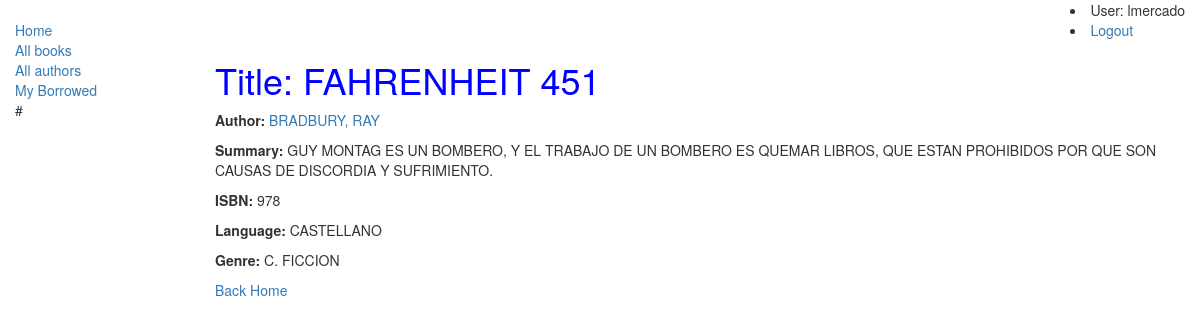
The page /catalog/book/3 (signed in) on the database its author committed.
### catalog/models.py (models this page shows, shortened)
class Book(models.Model):
    title = models.CharField(max_length=100)
    author = models.ForeignKey('Author', on_delete=models.SET_NULL, null=True)
    sumary = models.TextField(max_length=200)
    imprint = models.CharField(max_length=20)
    ISBN = models.CharField(max_length=20)
    genre = models.ManyToManyField(Genre, help_text="Seleccione el Genero")
    lenguage = models.ForeignKey('Language', on_delete=models.SET_NULL, null=True)
    def display_genre(self):
        """
        Creates a string for the Genre. This is required to display genre in Admin.
        """
        return ', '.join([genre.name for genre in self.genre.all()[:3]])
    display_genre.short_description = 'Genre'
    class Meta:
        ordering = ['title']

class Author(models.Model):
    first_name = models.CharField(max_length=100, null=True)
    last_name = models.CharField(max_length=100, null=True)
    data_of_birth = models.DateField(null=True, blank=True, help_text='Ingrese fecha de nacimiento')
    data_of_death = models.DateField(null=True, blank=True, help_text='Ingrese fecha de su muerte')
    def __str__(self):
        return '%s, %s' %(self.last_name, self.first_name)

class Language(models.Model):
    name = models.CharField(max_length=20, help_text="Ingrese el idioma del Libro")
    def __str__(self):
        return self.name

class Genre(models.Model):
    name = models.CharField(max_length=10)
    def __str__(self):
        return self.name

### catalog/views.py (the view)
# urls.py: urlpatterns += [path('book/<book_id>', views.book_detail, name='book-detail'), ]
def book_detail(request, book_id):
    try:
        book = Book.objects.get(pk=book_id)
    except Book.DoesNotExist:
        raise Http404("Book does not exist")
    context = {
        'book': book
    }
    return render(request, 'catalog/book_detail.html', context)

### catalog/templates/catalog/book_detail.html (shortened to what this page needs)
{% extends "base_template.html" %}
{% block content %}
<h1>Title: {{ book.title }}</h1>
<p><strong>Author:</strong> <a href="">{{ book.author }}</a></p>
<p><strong>Summary:</strong> {{ book.sumary }}</p>
<p><strong>ISBN:</strong> {{ book.ISBN }}</p>
<p><strong>Language:</strong> {{ book.lenguage }}</p>
<p><strong>Genre:</strong> {% for genre in book.genre.all %} {{ genre }}{% endfor %}</p>
<a href=" {% url 'books' %} "> Back Home </a>
{% endblock %}

### catalog/templates/base_template.html (shortened to what this page needs)
<!DOCTYPE html>
<html lang="en">
<head>
  <link rel="stylesheet" href="https://maxcdn.bootstrapcdn.com/bootstrap/3.3.7/css/bootstrap.min.css">
  {% load static %}
  <link rel="stylesheet" href="{% static 'css/styles.css' %}">
</head>
<body>
  <div class="container-fluid">
     <div class="rigth">
        {% if user.is_authenticated %}
              <li>User: {{ user.get_username }}</li>
              <li><a href="{% url 'logout'%}?next={{request.path}}">Logout</a></li>
        {% else %}
              <li><a href="{% url 'login'%}?next={{request.path}}">Login</a></li>
        {% endif %}
    </div>
    <div class="row">
      <div class="col-sm-2">
      {% block sidebar %}
      <ul class="sidebar-nav">
          <li><a href="{% url 'index' %}">Home</a></li>
          <li><a href="{% url 'books' %}">All books</a></li>
          <li><a href="{% url 'authors' %}">All authors</a></li>
          <li><a href="{% url 'my-borrowed' %}">My Borrowed</a></li>
          #
      </ul>
     {% endblock %}
      </div>
      <div class="col-sm-10 ">
      {% block content %}{% endblock %}
      </div>
    </div>
  </div>
</body>
</html>

### catalog/static/css/styles.css (style rules this page uses)
.sidebar-nav { margin-top: 20px; padding: 0; list-style: none; }
.rigth { float : right; }
h1 { color: blue; }

### rows shown on the page
Book: title "FAHRENHEIT 451", author "BRADBURY, RAY", sumary "GUY MONTAG ES UN BOMBERO, Y EL TRABAJO DE UN BOMBERO ES QUEMAR LIBROS, QUE ESTAN PROHIBIDOS POR QUE SON CAUSAS DE DISCORDIA Y SUFRIMIENTO.", ISBN "978", lenguage "CASTELLANO"
Genre: name "C. FICCION"

### other values the page prints
{{ user.get_username }} "lmercado"
